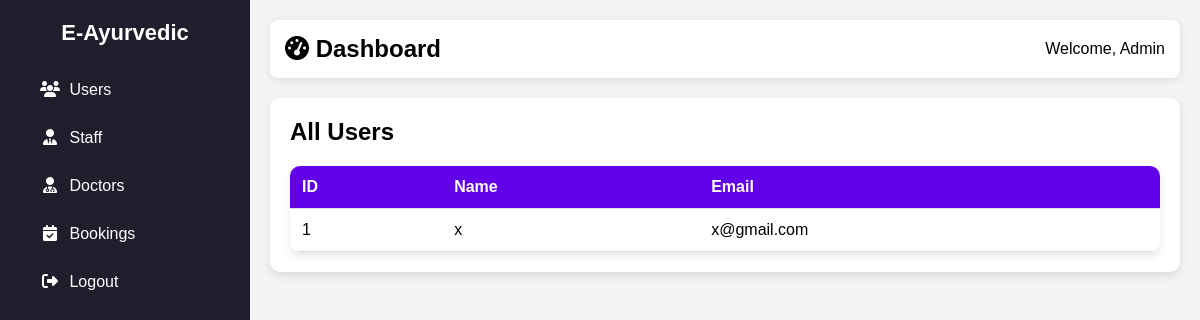
/users/, run on the app's committed database.
### app/models.py (models this page shows, shortened)
class Customer(models.Model):
    name = models.CharField(max_length=100)
    email = models.EmailField(unique=True)
    phone = models.PositiveBigIntegerField()
    password = models.CharField(max_length=255)
    location = models.CharField(max_length=255)
    symptoms = models.ManyToManyField('Symptom', related_name='customers')

### app/views.py (the view)
# urls.py: path('users/', views.view_users, name='view_users'),
def view_users(request):
    users = Customer.objects.all()
    return render(request, 'admin/view_users.html', {'users': users})

### templates/admin/view_users.html (shortened to what this page needs)
<!DOCTYPE html>
<html lang="en">
<head>
    <link rel="stylesheet" href="https://cdnjs.cloudflare.com/ajax/libs/font-awesome/6.4.2/css/all.min.css">
</head>
<body>
    <div class="sidebar">
        <h2>E-Ayurvedic</h2>
        <ul>
            <li><a href="{% url 'view_users' %}"><i class="fas fa-users"></i> <span>Users</span></a></li>
            <li><a href="{% url 'view_staff' %}"><i class="fas fa-user-tie"></i> <span>Staff</span></a></li>
            <li><a href="{% url 'view_doctors' %}"><i class="fas fa-user-md"></i> <span>Doctors</span></a></li>
            <li><a href="{% url 'view_bookings' %}"><i class="fas fa-calendar-check"></i> <span>Bookings</span></a></li>
            <li><a href="../logout"><i class="fas fa-sign-out-alt"></i> <span>Logout</span></a></li>
        </ul>
    </div>
    <div class="main-content">
        <div class="header">
           <h2><i class="fas fa-tachometer-alt"></i> Dashboard</h2>
            <div class="user-info">
                <span>Welcome, Admin</span>
            </div>
        </div>
        <div class="content">
            {% block content %}
            <h2>All Users</h2>
            <table>
                <tr>
                    <th>ID</th>
                    <th>Name</th>
                    <th>Email</th>
                </tr>
                {% for user in users %}
                <tr>
                    <td>{{ user.id }}</td>
                    <td>{{ user.name }}</td>
                    <td>{{ user.email }}</td>
                </tr>
                {% endfor %}
            </table>
            {% endblock %}
        </div>
    </div>
</body>
</html>

### templates/admin/view_users.html (style rules this page uses)
* { margin: 0; padding: 0; box-sizing: border-box; font-family: 'Poppins', sans-serif; }
body { display: flex; min-height: 100vh; background-color: #f4f4f4; }
.sidebar { width: 250px; background: #1e1e2d; color: white; padding: 20px; position: fixed; height: 100%; transition: width 0.3s; }
.sidebar h2 { text-align: center; font-size: 22px; margin-bottom: 20px; }
.sidebar ul { list-style: none; }
.sidebar ul li { padding: 15px; cursor: pointer; display: flex; align-items: center; transition: 0.3s; border-radius: 8px; }
.sidebar ul li i { width: 30px; text-align: center; }
.sidebar ul li a { color: white; text-decoration: none; width: 100%; }
.main-content { margin-left: 250px; padding: 20px; width: 100%; transition: margin-left 0.3s; }
.header { background: white; padding: 15px; border-radius: 8px; box-shadow: 0 2px 10px rgba(0, 0, 0, 0.1); display: flex; justify-content: space-between; align-items: center; }
.content { margin-top: 20px; background: white; padding: 20px; border-radius: 10px; box-shadow: 0 4px 10px rgba(0, 0, 0, 0.1); }
table { width: 100%; border-collapse: collapse; margin-top: 20px; background: white; border-radius: 10px; overflow: hidden; box-shadow: 0 4px 10px rgba(0, 0, 0, 0.1); }
table th, table td { padding: 12px; text-align: left; border-bottom: 1px solid #ddd; }
table th { background: #6200ea; color: white; }

### data on the page
Customer: id "1", name "x", email "x@gmail.com"
